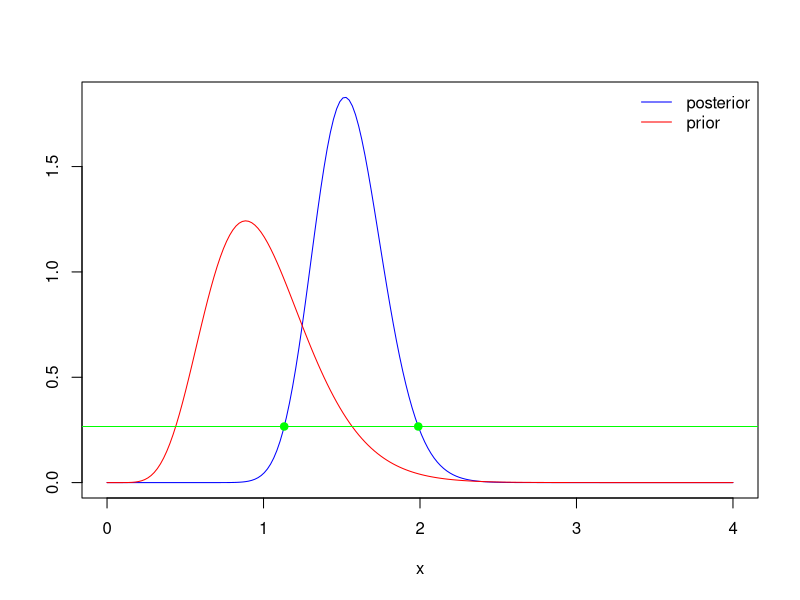

R code for this plot:
## ---- chunk 1
library(TeachingDemos)

to_optim <- function(a){
  abs(integrate(function(x) dgamma(x,49.78,32.08),lower=0,upper=a)$value-0.5)
}

median = optim(1.5,to_optim,method="BFGS")$par

x = seq(0,4,length=200)

plot(x,dgamma(x,49.78,32.08),col="blue",type="l",ylab="")
lines(x,dgamma(x,8.78,8.78),col="red",type="l")
legend("topright",legend=c("posterior","prior"),col=c("blue","red"),lty=c(1,1),bty="n")

hpd = hpd(function(x) qgamma(x,49.78,32.08),conf=0.95)
abline(h=dgamma(hpd[1],49.78,32.08),col="green")
points(hpd,dgamma(hpd,49.78,32.08),pch=19,col="green")
